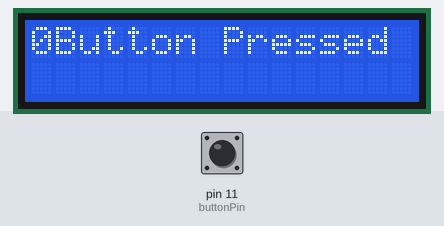
Bench run of a sketch on a simulated Arduino Uno, built with avr-gcc and run on an emulated ATmega328P. On the bench: 16×2 character LCD. The test bench sets the inputs (shaded band); at power-on: pin 11 (buttonPin) LOW. What the sketch prints to the serial monitor is not drawn.

Above: at 0.1 s.
At 4.1 s:
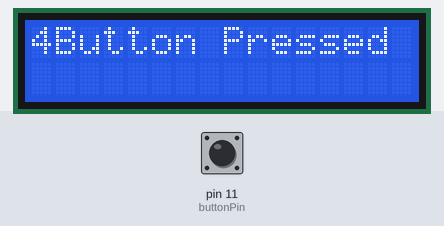
At 9.1 s:
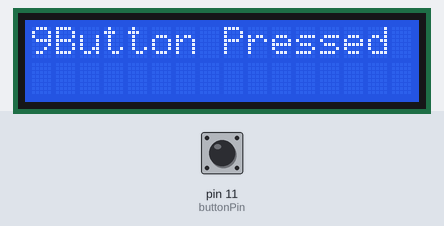
At 19.1 s:
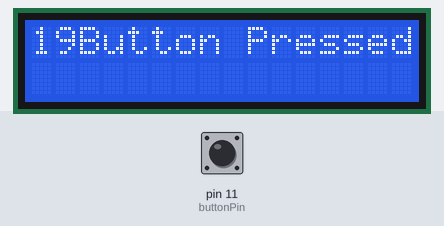
At 28.1 s:
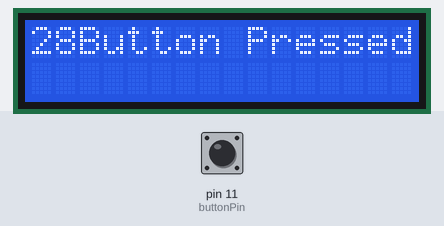
At 38.1 s:
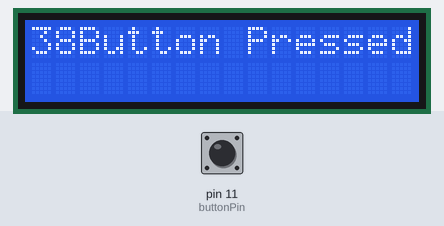

Measured:
- what the display in image 0 shows lasts 0.9 s, from 0.1 s to 1.0 s
- what the display in image 1 shows lasts 1.0 s, from 4.0 s to 5.0 s

The sketch:

lcd_test.ino
```cpp
#include <Wire.h>
#include <LiquidCrystal_I2C.h>
const int buttonPin = 11;
int buttonCounter = 0;
int buttonState = 0;
int bPressed = 0;

LiquidCrystal_I2C lcd(0x27,16,2);  // set the LCD address to 0x27 for a 16 chars and 2 line display.

void setup() {

  Serial.begin(9600);
  lcd.init();
lcd.backlight();
pinMode(11,INPUT);
}
void loop() {
 //lcd setcursor(0,0);
  lcd.print("Button Pressed");
  buttonState = digitalRead(buttonPin);
  Serial.print(buttonState);

  lcd.setCursor(0, 0);
  lcd.print(millis() / 1000);
  Serial.println(digitalRead(11));
}
```
